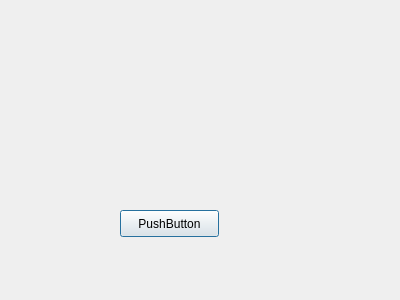
<?xml version="1.0" encoding="UTF-8"?>
<ui version="4.0">
 <class>info_screen</class>
 <widget class="QDialog" name="info_screen">
  <property name="geometry">
   <rect>
    <x>0</x>
    <y>0</y>
    <width>400</width>
    <height>300</height>
   </rect>
  </property>
  <property name="windowTitle">
   <string>Dialog</string>
  </property>
  <widget class="QPushButton" name="pushButton">
   <property name="geometry">
    <rect>
     <x>120</x>
     <y>210</y>
     <width>99</width>
     <height>27</height>
    </rect>
   </property>
   <property name="text">
    <string>PushButton</string>
   </property>
  </widget>
 </widget>
 <resources/>
 <connections/>
</ui>
